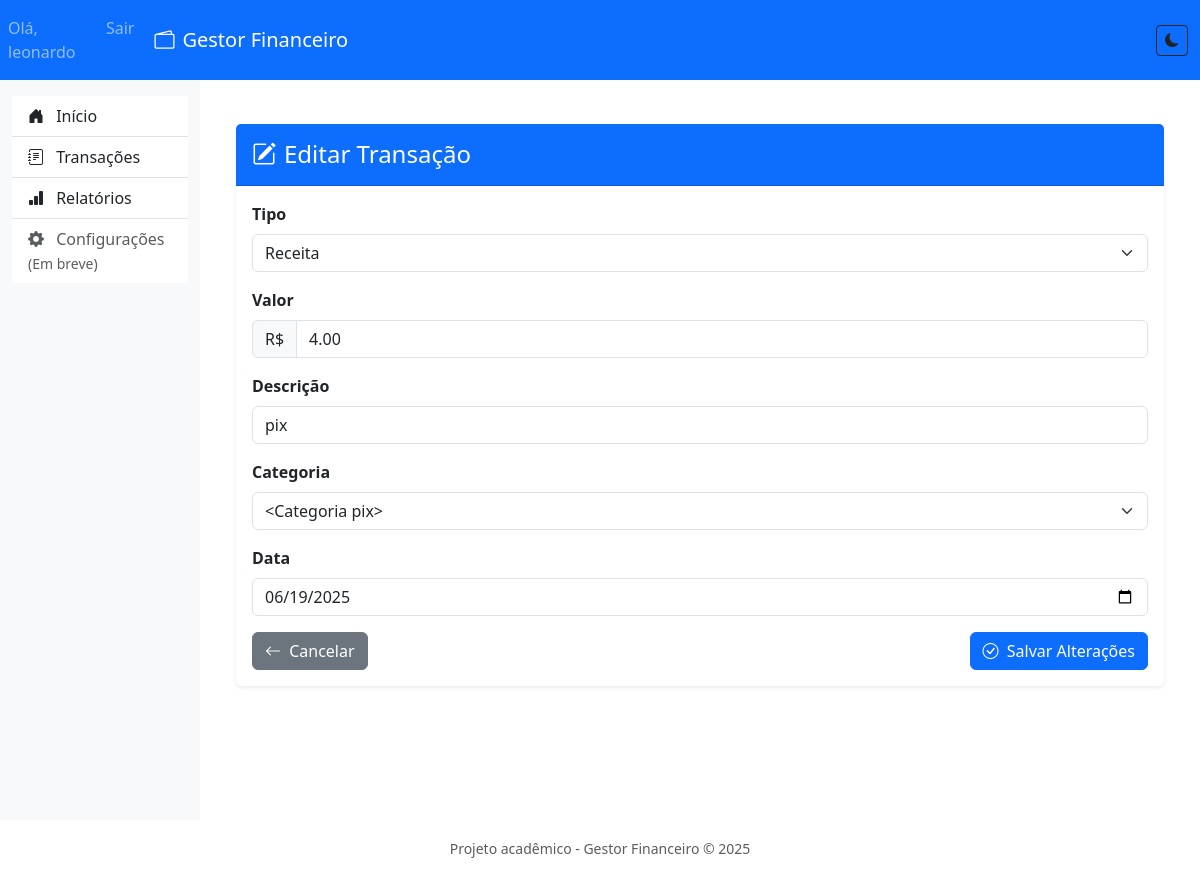
Screenshot of /transacoes/1/editar (signed in) with the database file from the repository.
### app/models.py (models this page shows, shortened)
class Usuario(UserMixin, db.Model):
    __tablename__ = 'usuarios'
    id = db.Column(db.Integer, primary_key=True)
    nome = db.Column(db.String(50), nullable=False)
    email = db.Column(db.String(120), unique=True, nullable=False)
    senha = db.Column(db.String(200), nullable=False)
    transacoes = db.relationship('Transacao', back_populates='usuario')
    categorias = db.relationship('Categoria', back_populates='usuario')

class Transacao(db.Model):
    __tablename__ = 'transacoes'
    id = db.Column(db.Integer, primary_key=True)
    descricao = db.Column(db.String(100), nullable=False)
    valor = db.Column(db.Numeric(10, 2), nullable=False)
    tipo = db.Column(db.String(10), nullable=False)
    data = db.Column(db.Date, nullable=False, default=datetime.utcnow)
    categoria_id = db.Column(db.Integer, db.ForeignKey('categorias.id'))
    categoria = db.relationship('Categoria', back_populates='transacoes')
    usuario_id = db.Column(db.Integer, db.ForeignKey('usuarios.id'))
    usuario = db.relationship('Usuario', back_populates='transacoes')

### app/routes.py (the view, shortened to what this page needs)
@main.route('/transacoes/<int:id>/editar', methods=['GET', 'POST'])
@login_required
def editar_transacao(id):
    transacao = Transacao.query.filter_by(
        id=id,
        usuario_id=current_user.id
    ).first_or_404()
    form = TransacaoForm(obj=transacao)
    return render_template('edit_transacao.html', form=form, transacao=transacao)

### app/forms.py
class TransacaoForm(FlaskForm):
    descricao = StringField('Descrição', validators=[DataRequired(), Length(max=100)])
    valor = DecimalField('Valor', validators=[DataRequired(), NumberRange(min=0)], places=2)
    tipo = SelectField('Tipo', choices=[('receita', 'Receita'), ('despesa', 'Despesa')], validators=[DataRequired()])
    data = DateField('Data', format='%Y-%m-%d', validators=[DataRequired()])
    categoria = StringField('Categoria', validators=[Length(max=50)])
    submit = SubmitField('Adicionar Transação')

### app/__init__.py (called while the page is built)
def create_app():
    app = Flask(__name__, template_folder='../templates')
    app.config['SECRET_KEY'] = 'sua-chave-secreta-aqui'
    app.config['SQLALCHEMY_DATABASE_URI'] = 'sqlite:///../instance/db.sqlite3'
    app.config['SQLALCHEMY_TRACK_MODIFICATIONS'] = False
    db.init_app(app)
    login_manager.init_app(app)
    login_manager.login_view = 'main.login'
    from .models import Usuario
    @login_manager.user_loader
    def load_user(user_id):
        return Usuario.query.get(int(user_id))
    from .routes import main
    app.register_blueprint(main)
    @app.route('/sua-rota')
    def sua_view():
        from .forms import MeuFormulario  # Import local para evitar circular
        from flask import render_template
        form = MeuFormulario()
        return render_template('seu_template.html', form=form)
    with app.app_context():
        db.create_all()
    return app

### app/models.py (called while the page is built)
    def __repr__(self):
        return f'<Categoria {self.nome}>'

### templates/edit_transacao.html (shortened to what this page needs)
{% extends "base.html" %}
{% block content %}
<div class="container mt-4">
    <div class="card shadow-sm border-0">
        <div class="card-header bg-primary text-white py-3">
            <h4 class="mb-0"><i class="bi bi-pencil-square me-2"></i>Editar Transação</h4>
        </div>
        <div class="card-body">
            <form method="POST">
                <div class="mb-3">
                    {{ form.tipo.label(class="form-label fw-bold") }}
                    {{ form.tipo(class="form-select") }}
                </div>
                <div class="mb-3">
                    {{ form.valor.label(class="form-label fw-bold") }}
                    <div class="input-group">
                        <span class="input-group-text">R$</span>
                        {{ form.valor(class="form-control", placeholder="0,00") }}
                    </div>
                </div>
                <div class="mb-3">
                    {{ form.descricao.label(class="form-label fw-bold") }}
                    {{ form.descricao(class="form-control", placeholder="Ex: Salário, Mercado...") }}
                </div>
                <div class="mb-3">
                    {{ form.categoria.label(class="form-label fw-bold") }}
                    {{ form.categoria(class="form-select") }}
                </div>
                <div class="mb-3">
                    {{ form.data.label(class="form-label fw-bold") }}
                    {{ form.data(class="form-control", type="date") }}
                </div>
                <div class="d-flex justify-content-between">
                    <a href="{{ url_for('main.transacoes') }}" class="btn btn-secondary">
                        <i class="bi bi-arrow-left me-1"></i> Cancelar
                    </a>
                    <button type="submit" class="btn btn-primary">
                        <i class="bi bi-check-circle me-1"></i> Salvar Alterações
                    </button>
                </div>
            </form>
        </div>
    </div>
</div>
{% endblock %}

### templates/base.html (shortened to what this page needs)
<!DOCTYPE html>
<html lang="pt-br" data-bs-theme="light">
<head>
    <link href="https://cdn.jsdelivr.net/npm/bootstrap@5.3.0/dist/css/bootstrap.min.css" rel="stylesheet">
    <link rel="stylesheet" href="https://cdn.jsdelivr.net/npm/bootstrap-icons@1.10.0/font/bootstrap-icons.css">
</head>
<body>
    <nav class="navbar navbar-expand-lg navbar-dark bg-primary">
        <ul class="navbar-nav ms-auto">
            {% if current_user.is_authenticated %}
            <li class="nav-item">
                <span class="nav-link">Olá, {{ current_user.nome }}</span>
            </li>
            <li class="nav-item">
                <a class="nav-link" href="{{ url_for('main.logout') }}">Sair</a>
            </li>
            {% endif %}
        </ul>
        <div class="container-fluid">
            <a class="navbar-brand" href="/">
                <i class="bi bi-wallet2 me-2"></i>Gestor Financeiro
            </a>
            <div class="collapse navbar-collapse" id="navbarSupportedContent">
                <ul class="navbar-nav ms-auto">
                    <li class="nav-item">
                        <button id="themeToggle" class="btn btn-sm theme-toggle" title="Alternar tema escuro/claro"
                            aria-pressed="false">
                        </button>
                    </li>
                </ul>
            </div>
        </div>
    </nav>
    <div class="container-fluid">
        <div class="row">
            <div class="col-md-3 col-lg-2 d-md-block bg-light sidebar collapse" id="navbarSupportedContent">
                <div class="list-group list-group-flush mt-3">
                    <a href="{{ url_for('main.index') }}"
                        class="list-group-item list-group-item-action {% if request.endpoint == 'main.index' %}active{% endif %}">
                        <i class="bi bi-house-door-fill me-2"></i> Início
                    </a>
                    <a href="{{ url_for('main.transacoes') }}"
                        class="list-group-item list-group-item-action {% if request.endpoint == 'main.transacoes' %}active{% endif %}">
                        <i class="bi bi-journal-text me-2"></i> Transações
                    </a>
                    <a href="{{ url_for('main.relatorios') }}"
                        class="list-group-item list-group-item-action {% if request.endpoint == 'main.relatorios' %}active{% endif %}">
                        <i class="bi bi-bar-chart-fill me-2"></i> Relatórios
                    </a>
                    <a href="#" class="list-group-item list-group-item-action disabled">
                        <i class="bi bi-gear-fill me-2"></i> Configurações
                        <small class="text-muted">(Em breve)</small>
                    </a>
                </div>
            </div>
            <main class="col-md-9 col-lg-10 ms-sm-auto px-md-4 main-content">
                {% block content %}{% endblock %}
            </main>
        </div>
    </div>
    <footer class="text-center py-3 mt-auto text-muted">
        <small>Projeto acadêmico - Gestor Financeiro © 2025</small>
    </footer>
</body>
</html>

### templates/base.html (style rules this page uses)
.sidebar { min-height: calc(100vh - 60px); position: sticky; top: 60px; }
.main-content { padding-top: 20px; }
.theme-toggle { transition: all 0.3s ease; }

### rows the page displays
Usuario: nome "leonardo"
Transacao: tipo "Receita", valor "4.00", descricao "pix", categoria "<Categoria pix>", data "06/19/2025"
